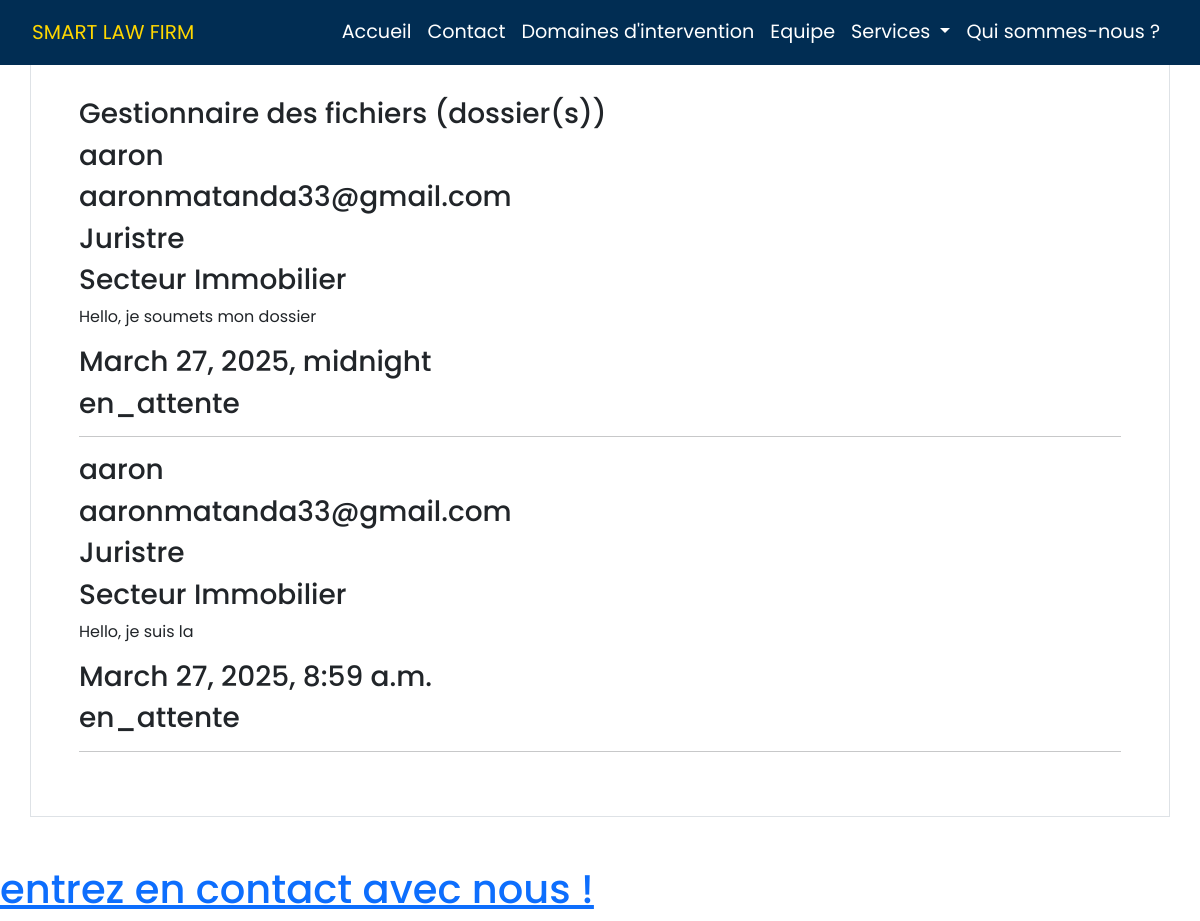
Page /law-folder-management/ on the committed database.
### Law/models.py (models this page shows, shortened)
class Folder(models.Model):
    full_name = models.CharField(max_length=100)  # Nom du client
    email = models.EmailField()
    phone = models.CharField(max_length=15)
    profession = models.CharField(max_length=200)
    created = models.DateTimeField(auto_now_add=True)
    topic = models.CharField(max_length=100, default='')
    description = models.TextField(blank=True, null=True)
    statut = models.CharField(
        max_length=20,
        choices=[
            ('en_attente', 'En attente'),
            ('confirmé', 'Confirmé'),
            ('annulé', 'Annulé'),
        ],
        default='en_attente'
    )

### Law/views.py (the view)
# urls.py: path('law-folder-management/', views.law_folder_management_view, name='law-folder-management'),
def law_folder_management_view(request):
    folders = Folder.objects.all()
    context = {'folders':folders}
    return render(request, 'Law/law_folder_management.html', context)

### Law/templates/Law/law_folder_management.html
{% extends "templates_bases.html" %}
{% block content %}
{% include "Law/law_navbar.html" %}
<div class="container p-5 my-5 border">
    <h3>Gestionnaire des fichiers (dossier(s))</h3>
    {% for folder in folders %}
        <h3>{{ folder.full_name }}</h3>
        <h3>{{ folder.email }}</h3>
        <h3>{{ folder.profession }}</h3>
        <h3>{{ folder.topic }}</h3>
        <p>{{ folder.description }}</p>
        <h3>{{ folder.created }}</h3>
        <h3>{{ folder.statut }}</h3>
        <hr>
    {% endfor %}
</div>
    <h1><a href="{% url 'law-contact' %}">entrez en contact avec nous !</a></h1>
{% endblock content %}

### templates/templates_bases.html (style rules this page uses)
* { font-family: 'Trebuchet MS', 'Lucida Sans Unicode', 'Lucida Grande', 'Lucida Sans', Arial, sans-serif; margin: 0; padding: 0; font-family: "Poppins", sans-serif; box-sizing: border-box; }
body { padding-top: 50px; margin: 0; padding: 0; }

### rows in the picture
Folder: full_name "aaron", email "aaronmatanda33@gmail.com", profession "Juristre", topic "Secteur Immobilier", description "Hello, je soumets mon dossier", created "March 27, 2025, midnight", statut "en_attente"
Folder: full_name "aaron", email "aaronmatanda33@gmail.com", profession "Juristre", topic "Secteur Immobilier", description "Hello, je suis la", created "March 27, 2025, 8:59 a.m.", statut "en_attente"
